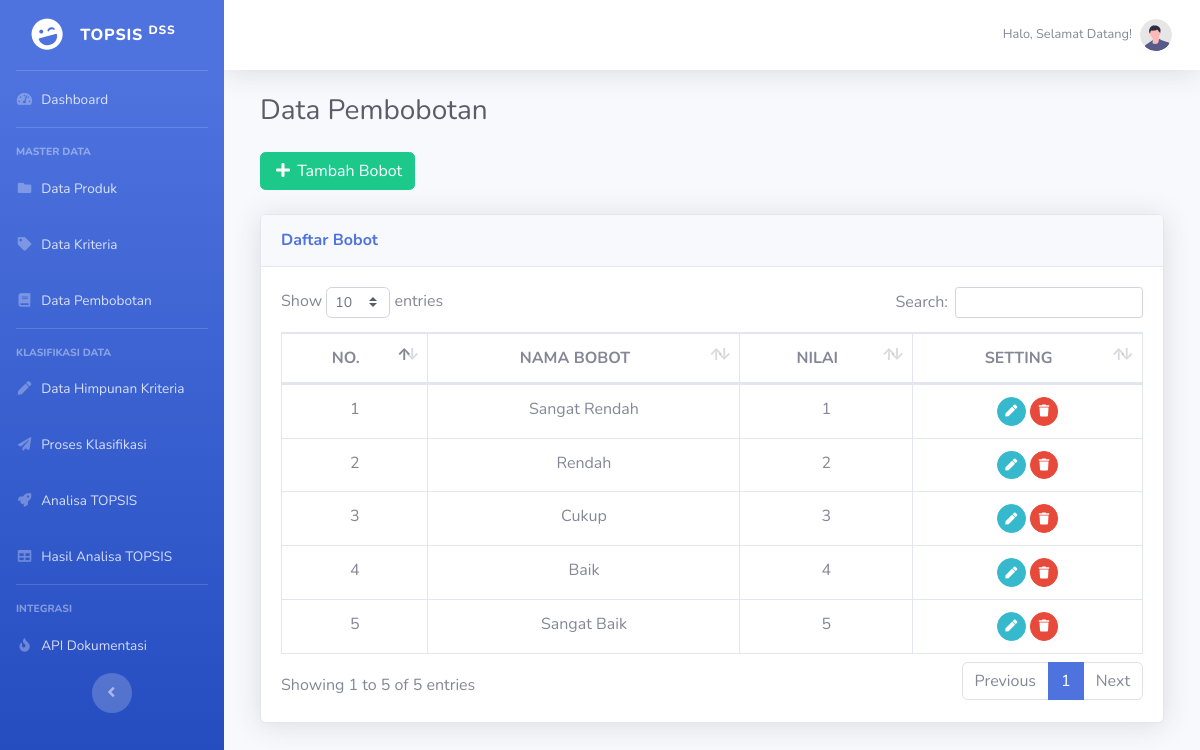
The app's page /admin/bobot.php (signed in) with its own data.
### tables this page shows
CREATE TABLE `tbl_bobot` (
  `id_bobot` int NOT NULL,
  `nama_bobot` varchar(50) NOT NULL,
  `nilai` int NOT NULL
);

### admin/bobot.php (the view)
<?php include_once '../inc/header.php'; ?>
<div class="container-fluid">
    <div class="col-md-12">
        <h1 class="h3 mb-4 text-gray-800">Data Pembobotan</h1>
        <div align='left' class="mb-4">
			<span>
				<a href="bobot_tambah.php">
				    <button class='btn btn-success'>
    				    <i class="fas fa-plus fa-fw"></i>
    				    Tambah Bobot
				    </button>
				</a>
			</span>
		</div>
        <div class="card shadow mb-4">
            <div
            class="card-header py-3 d-flex flex-row align-items-center justify-content-between"
            >
                <h6 class="m-0 font-weight-bold text-primary">
                  Daftar Bobot
                </h6>
            </div>
            <div class="card-body">
			    <div>
    				<div class="table-responsive">
                        <table class="table table-bordered" id="dataTable" width="100%" cellspacing="0">
							<thead>
								<tr>
									<th><center>NO.</center></th>
									<th><center>NAMA BOBOT</center></th>
									<th><center>NILAI</center></th>
									<th><center>SETTING</center></th>
								</tr>
							</thead>
							<tbody>
								<?php
								$no=0;
								$hasil=mysqli_query($konek,"SELECT * FROM tbl_bobot");
								while ($data = mysqli_fetch_array($hasil)) {
									?>
								<tr>
									<td><center><?php echo $no=$no+1; ?></center></td>
									<td><center><?php print $data['nama_bobot'] ?></center></td>
									<td><center><?php print $data['nilai'] ?></center></td>
									<td>
										<div class='text-right'>
											<center>
												<a class='btn btn-info btn-circle btn-sm' href="bobot_edit.php?id_bobot=<?php print $data['id_bobot']; ?>">
													<i class='fas fa-pen fa-fw'></i>
												</a>
												<a class='btn btn-danger btn-circle btn-sm' href="bobot_hapus.php?id_bobot=<?php print $data['id_bobot']; ?>">
													<i class='fas fa-trash fa-fw'></i>
												</a>
											</center>
										</div>
									</td>
								</tr>
									<?php
								}
								?>
							</tbody>
						</table>
    				</div>
    			</div>
            </div>
        </div>
      </div>
</div>
<?php include_once '../inc/footer.php'; ?>

### records on screen
tbl_bobot: nama_bobot "Sangat Rendah", nilai "1"
tbl_bobot: no "2", nama_bobot "Rendah", nilai "2"
tbl_bobot: no "3", nama_bobot "Cukup", nilai "3"
tbl_bobot: no "4", nama_bobot "Baik", nilai "4"
tbl_bobot: no "5", nama_bobot "Sangat Baik", nilai "5"
